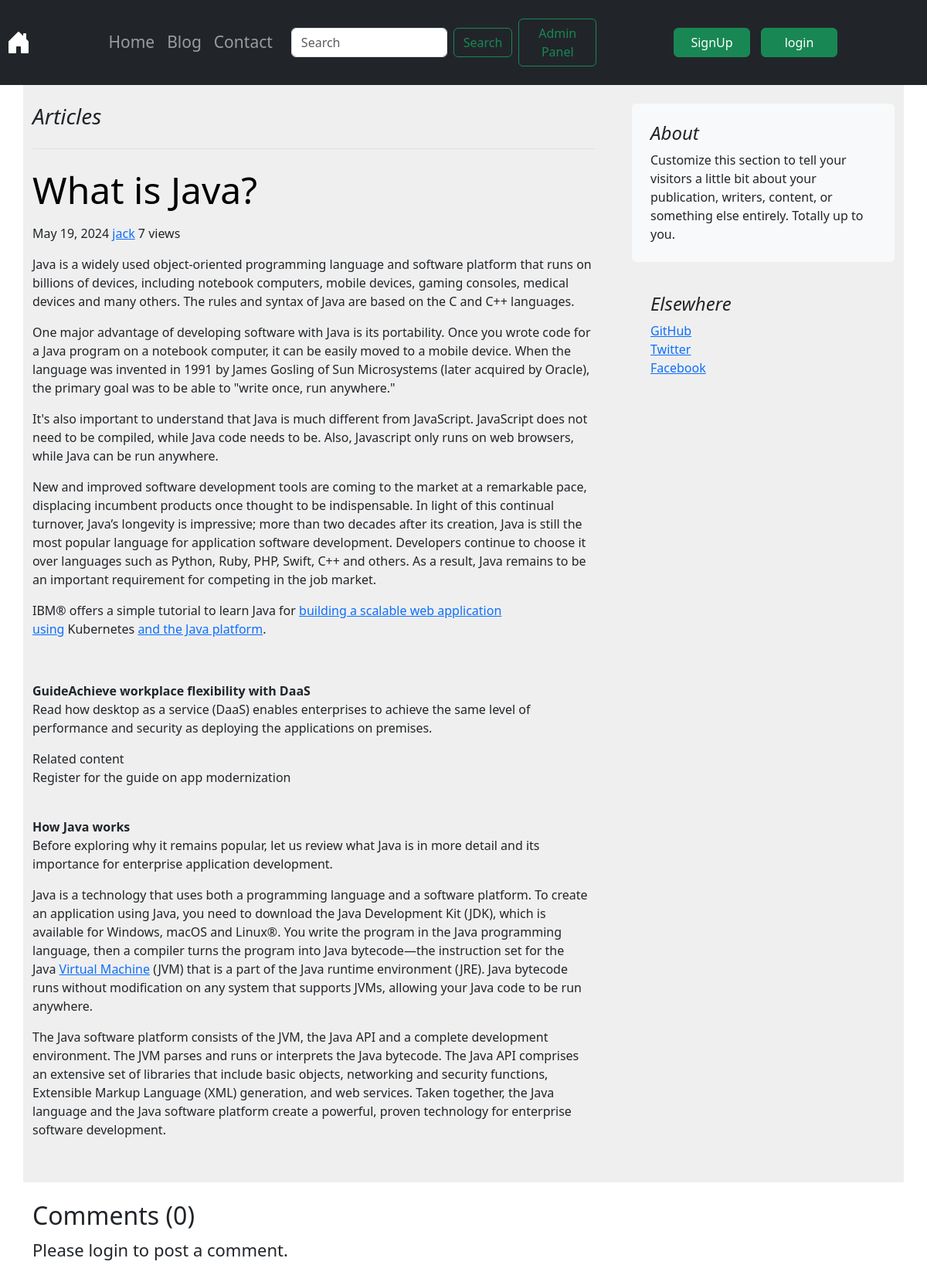
/blog/2.com, run on the app's committed database.
### blog/models.py (models this page shows, shortened)
class Post(models.Model):
    sno=models.AutoField(primary_key=True)
    author=models.CharField(max_length=25)
    title=models.CharField(max_length=225)
    views=models.IntegerField(default=0)
    content=HTMLField()
    slug=models.CharField(max_length=300)
    datetime=models.DateField( blank=True)

### blog/views.py (the view)
# urls.py: path('<str:slug>', views.BlogPost,name="BlogPost"),
def BlogPost(request,slug):
    post=Post.objects.filter(slug=slug).first()
    post.views=post.views + 1
    post.save()
    comments=BlogComment.objects.filter(post=post,parent=None)
    replies=BlogComment.objects.filter(post=post).exclude(parent=None)
    replyDict={}
    for reply in replies:
     if reply.parent.sno not in replyDict.keys():
        replyDict[reply.parent.sno]=[reply]
     else:
        replyDict[reply.parent.sno].append(reply)
    context={"post":post, "comments":comments,"user":request.user,"replyDict":replyDict}
    return render(request,"blog/blogpost.html",context)

### templates/blog/blogpost.html (shortened to what this page needs)
{% extends "basic.html" %}
{% load static %}
{% block body %}
{% load humanize %}
{% load extras %}
<div class="container my-4">
  <div class="row g-5">
    <div class="col-md-8">
      <h3 class="pb-4 mb-4 fst-italic border-bottom">
        Articles
      </h3>
      <article class="blog-post">
        <h2 class="display-5 link-body-emphasis mb-1">{{post.title}}</h2>
        <p class="blog-post-meta my-3">{{post.datetime}} <a href="#">{{post.author}}</a> <span>{{post.views}} views</span></p>
        <p>{{post.content|safe}}</p>
      </article>
    </div>
    <div class="col-md-4">
      <div class="position-sticky" style="top: 2rem;">
        <div class="p-4 mb-3 bg-body-tertiary rounded">
          <h4 class="fst-italic">About</h4>
          <p class="mb-0">Customize this section to tell your visitors a little bit about your publication, writers,
            content, or something else entirely. Totally up to you.</p>
        </div>
        <div class="p-4">
          <h4 class="fst-italic">Elsewhere</h4>
          <ol class="list-unstyled">
            <li><a href="#">GitHub</a></li>
            <li><a href="#">Twitter</a></li>
            <li><a href="#">Facebook</a></li>
          </ol>
        </div>
      </div>
    </div>
  </div>
</div>
<div class="container">
  <h2>Comments ({{comments.count}})</h2>
  {% if user.is_authenticated %}
  <form action="/blog/postComment" method="post">
    {% csrf_token %}
    <div class="mb-3">
      <label for="exampleInputEmail1">Post Comment </label>
      <input type="text" name="comment" class="form-control" placeholder="Enter your Comment here">
    </div>
    <input type="hidden" name="postSno" value="{{post.sno}}">
    <input type="hidden" name="parentSno" value="">
    <button type="submit" class="btn btn-primary">Submit</button>
  </form>
  {% else %}
  <p class="para">Please login to post a comment.</p>
  {% endif %}
</div>
{% endblock body %}

### templates/blog/blogpost.html (style rules this page uses)
.my-4 { background-color: #efefef }
.para { font-size: 22px; margin-top: 1px; margin-bottom: 2rem; }

### data on the page
Post: title "What is Java?", datetime "May 19, 2024", author "jack", views "7", content "Java is a widely used object-oriented programming language and software platform that runs on billions of devices, including notebook computers, mobile devices, gaming consoles, medical devices and many others. The rules and syntax of Java are based on the C and C++ languages. One major advantage of developing software with Java is its portability. Once you wrote code for a Java program on a notebook computer, it can be easily moved to a mobile device. When the language was invented in 1991 by James Gosling of Sun Microsystems (later acquired by Oracle), the primary goal was to be able to \"write once, run anywhere.\" It's also important to understand that Java is much different from…"

### other printed values
{{ comments.count }} "0"
